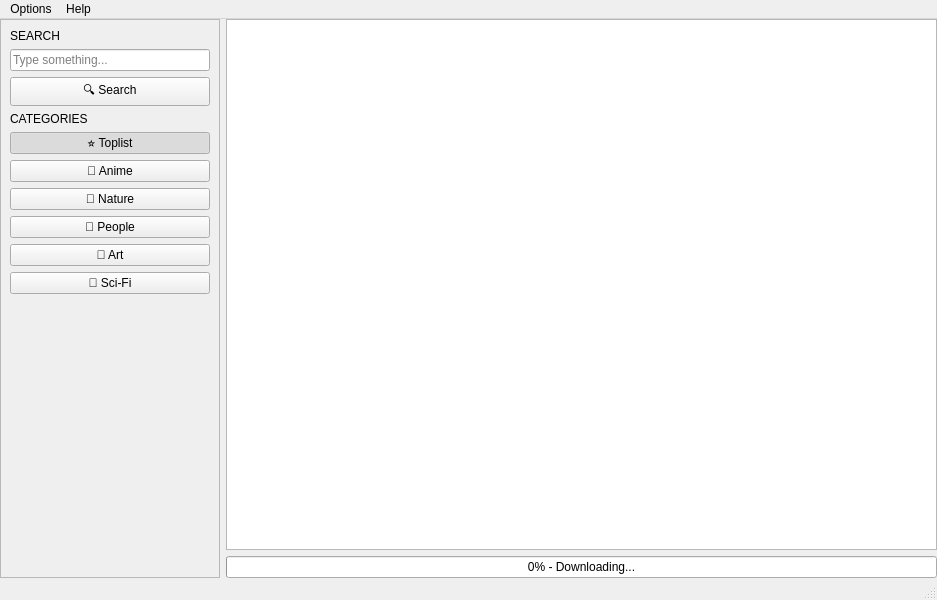
<?xml version="1.0" encoding="UTF-8"?>
<ui version="4.0">
 <class>MainWindow</class>
 <widget class="QMainWindow" name="MainWindow">
  <property name="geometry">
   <rect>
    <x>0</x>
    <y>0</y>
    <width>937</width>
    <height>600</height>
   </rect>
  </property>
  <property name="windowTitle">
   <string>Wallpaper downloader</string>
  </property>
  <property name="windowIcon">
   <iconset resource="resources.qrc">
    <normaloff>:/icons/appicon.png</normaloff>:/icons/appicon.png</iconset>
  </property>
  <widget class="QWidget" name="centralwidget">
   <layout class="QHBoxLayout" name="horizontalLayout">
    <property name="leftMargin">
     <number>0</number>
    </property>
    <property name="topMargin">
     <number>0</number>
    </property>
    <property name="rightMargin">
     <number>0</number>
    </property>
    <property name="bottomMargin">
     <number>0</number>
    </property>
    <item>
     <widget class="QFrame" name="sidebarFrame">
      <property name="minimumSize">
       <size>
        <width>200</width>
        <height>0</height>
       </size>
      </property>
      <property name="maximumSize">
       <size>
        <width>220</width>
        <height>16777215</height>
       </size>
      </property>
      <property name="frameShape">
       <enum>QFrame::Shape::StyledPanel</enum>
      </property>
      <property name="frameShadow">
       <enum>QFrame::Shadow::Raised</enum>
      </property>
      <layout class="QVBoxLayout" name="verticalLayout_2">
       <item>
        <widget class="QLabel" name="label_search">
         <property name="text">
          <string>SEARCH</string>
         </property>
        </widget>
       </item>
       <item>
        <widget class="QLineEdit" name="inputSearch">
         <property name="placeholderText">
          <string>Type something...</string>
         </property>
        </widget>
       </item>
       <item>
        <widget class="QPushButton" name="btnSearchAction">
         <property name="cursor">
          <cursorShape>PointingHandCursor</cursorShape>
         </property>
         <property name="text">
          <string>🔍 Search</string>
         </property>
        </widget>
       </item>
       <item>
        <widget class="QLabel" name="label_cats">
         <property name="text">
          <string>CATEGORIES</string>
         </property>
        </widget>
       </item>
       <item>
        <widget class="QPushButton" name="btnToplist">
         <property name="cursor">
          <cursorShape>PointingHandCursor</cursorShape>
         </property>
         <property name="text">
          <string>⭐ Toplist</string>
         </property>
         <property name="checkable">
          <bool>true</bool>
         </property>
         <property name="checked">
          <bool>true</bool>
         </property>
         <property name="autoExclusive">
          <bool>true</bool>
         </property>
        </widget>
       </item>
       <item>
        <widget class="QPushButton" name="btnAnime">
         <property name="cursor">
          <cursorShape>PointingHandCursor</cursorShape>
         </property>
         <property name="text">
          <string>🗾 Anime</string>
         </property>
         <property name="checkable">
          <bool>true</bool>
         </property>
         <property name="autoExclusive">
          <bool>true</bool>
         </property>
        </widget>
       </item>
       <item>
        <widget class="QPushButton" name="btnNature">
         <property name="cursor">
          <cursorShape>PointingHandCursor</cursorShape>
         </property>
         <property name="text">
          <string>🍃 Nature</string>
         </property>
         <property name="checkable">
          <bool>true</bool>
         </property>
         <property name="autoExclusive">
          <bool>true</bool>
         </property>
        </widget>
       </item>
       <item>
        <widget class="QPushButton" name="btnPeople">
         <property name="cursor">
          <cursorShape>PointingHandCursor</cursorShape>
         </property>
         <property name="text">
          <string>👥 People</string>
         </property>
         <property name="checkable">
          <bool>true</bool>
         </property>
         <property name="autoExclusive">
          <bool>true</bool>
         </property>
        </widget>
       </item>
       <item>
        <widget class="QPushButton" name="btnArt">
         <property name="cursor">
          <cursorShape>PointingHandCursor</cursorShape>
         </property>
         <property name="text">
          <string>🎨 Art</string>
         </property>
         <property name="checkable">
          <bool>true</bool>
         </property>
         <property name="autoExclusive">
          <bool>true</bool>
         </property>
        </widget>
       </item>
       <item>
        <widget class="QPushButton" name="btnSciFi">
         <property name="cursor">
          <cursorShape>PointingHandCursor</cursorShape>
         </property>
         <property name="text">
          <string>🚀 Sci-Fi</string>
         </property>
         <property name="checkable">
          <bool>true</bool>
         </property>
         <property name="autoExclusive">
          <bool>true</bool>
         </property>
        </widget>
       </item>
       <item>
        <spacer name="verticalSpacer">
         <property name="orientation">
          <enum>Qt::Orientation::Vertical</enum>
         </property>
         <property name="sizeHint" stdset="0">
          <size>
           <width>20</width>
           <height>40</height>
          </size>
         </property>
        </spacer>
       </item>
      </layout>
     </widget>
    </item>
    <item>
     <layout class="QVBoxLayout" name="contentLayout">
      <item>
       <widget class="QListWidget" name="listWidget"/>
      </item>
      <item>
       <widget class="QProgressBar" name="progressBar">
        <property name="value">
         <number>0</number>
        </property>
        <property name="textVisible">
         <bool>true</bool>
        </property>
        <property name="format">
         <string>%p% - Downloading...</string>
        </property>
       </widget>
      </item>
     </layout>
    </item>
   </layout>
  </widget>
  <widget class="QMenuBar" name="menubar">
   <property name="geometry">
    <rect>
     <x>0</x>
     <y>0</y>
     <width>937</width>
     <height>25</height>
    </rect>
   </property>
   <widget class="QMenu" name="menuOpciones">
    <property name="title">
     <string>Options</string>
    </property>
    <addaction name="actionOpenDownloadsFolder"/>
    <addaction name="separator"/>
    <addaction name="actionSettings"/>
   </widget>
   <widget class="QMenu" name="menuAyuda">
    <property name="title">
     <string>Help</string>
    </property>
    <addaction name="actionAboutQt"/>
    <addaction name="actionAboutApp"/>
   </widget>
   <addaction name="menuOpciones"/>
   <addaction name="menuAyuda"/>
  </widget>
  <widget class="QStatusBar" name="statusbar"/>
  <action name="actionSettings">
   <property name="text">
    <string>Settings</string>
   </property>
  </action>
  <action name="actionAboutQt">
   <property name="text">
    <string>About Qt</string>
   </property>
  </action>
  <action name="actionAboutApp">
   <property name="text">
    <string>About Wallpaper downloader</string>
   </property>
  </action>
  <action name="actionOpenDownloadsFolder">
   <property name="text">
    <string>Open Downloads Folder</string>
   </property>
  </action>
 </widget>
 <resources>
  <include location="resources.qrc"/>
 </resources>
 <connections/>
</ui>
